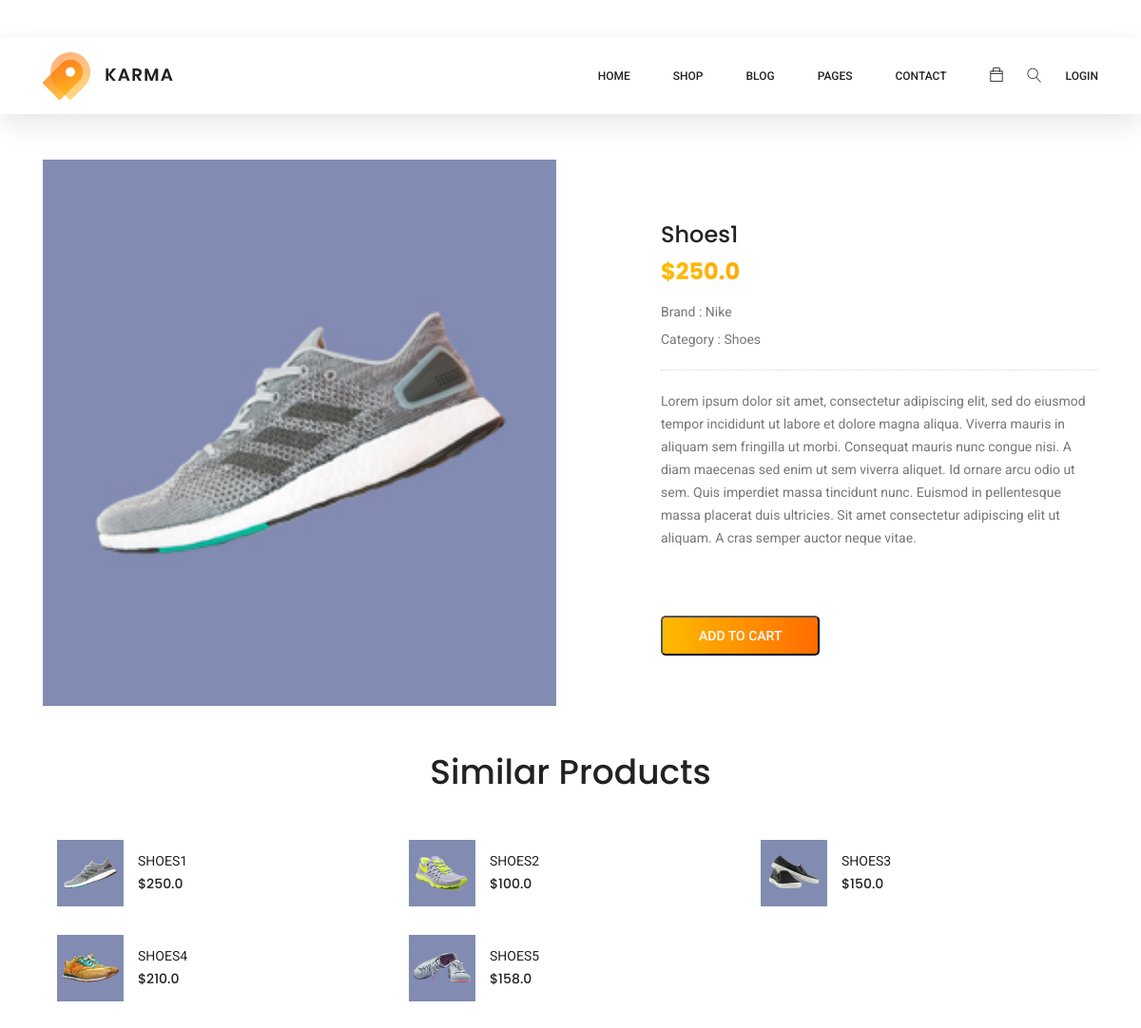
The app's page /product/2 with its own data.
### mainapp/models.py (models this page shows, shortened)
class Product(models.Model):
    name = models.CharField(max_length=51)
    brand = models.ForeignKey(to=Brand, on_delete=models.CASCADE)
    category = models.ForeignKey(to=Category, on_delete=models.CASCADE)
    qty = models.IntegerField()
    img = models.ImageField(upload_to="products/")
    price = models.FloatField(default=0.0)
    description = models.TextField()

class Brand(models.Model):
    name = models.CharField(max_length=51)
    def __str__(self) -> str:
        return self.name

class Category(models.Model):
    name = models.CharField(max_length=51)
    def __str__(self) -> str:
        return self.name

### mainapp/views.py (the view)
# urls.py: path("product/<int:id>", views.ProductView.as_view(), name="product"),
class ProductView(TemplateView):
    template_name = "mainapp/product.html"
    def get(self, request, *args, **kwargs):
        context = self.get_context_data(**kwargs)
        id = kwargs.get("id")
        product = Product.objects.get(id=id)
        similar_products = Product.objects.filter(brand=product.brand)[:4]
        similar_products2 = Product.objects.filter(
            category=product.category)[:5]
        similar_products = similar_products | similar_products2
        context["product"] = product
        context["similar_product"] = similar_products
        return self.render_to_response(context)

### mainapp/templates/mainapp/product.html (shortened to what this page needs)
{% extends 'mainapp/base.html' %}
{% load static %}
{%block body%}
<div class="product_image_area">
    <div class="container">
        <div class="row s_product_inner">
            <div class="col-lg-6">
                <div class="s_Product_carousel">
                    <div class="single-prd-item">
                        <img class="img-fluid" width="540" height="583.78" src="{{product.img.url}}" alt="">
                    </div>
                </div>
            </div>
            <div class="col-lg-5 offset-lg-1">
                <div class="s_product_text">
                    <h3>{{product.name}}</h3>
                    <h2>${{product.price}}</h2>
                    <ul class="list">
                        <li><span>Brand : {{product.brand}}</span></li>
                        <li><span>Category : {{product.category}}</span></li>
                    </ul>
                    <p>{{product.description}}</p>
                    <div class="card_area d-flex align-items-center">
                        <button class="primary-btn" onclick="addToCart('{{product.id}}')">Add to Cart</button>
                    </div>
                </div>
            </div>
        </div>
    </div>
</div>
<section class="related-product-area section_gap_bottom">
    <div class="container">
        <div class="row justify-content-center mt-5">
            <div class="col-lg-6 text-center">
                <div class="section-title">
                    <h1>Similar Products</h1>
                </div>
            </div>
        </div>
        <div class="container">
            <div class=" row">
                {% for product in similar_product %}
                <div class="col-lg-4 col-md-4 col-sm-6 mb-20">
                    <div class="single-related-product d-flex">
                        <a href="#"><img width="70" height="70" src="{{product.img.url}}" alt=""></a>
                        <div class="desc">
                            <a href="{% url 'product' id=product.id %}" class="title">{{product.name}}</a>
                            <div class="price">
                                <h6>${{product.price}}</h6>
                            </div>
                        </div>
                    </div>
                </div>
                {% endfor %}
            </div>
        </div>
    </div>
</section>
{%endblock%}

### records on screen
Product: img (picture), name "Shoes1", price "250.0", brand "Nike", category "Shoes", description "Lorem ipsum dolor sit amet, consectetur adipiscing elit, sed do eiusmod tempor incididunt ut labore et dolore magna aliqua. Viverra mauris in aliquam sem fringilla ut morbi. Consequat mauris nunc congue nisi. A diam maecenas sed enim ut sem viverra aliquet. Id ornare arcu odio ut sem. Quis imperdiet massa tincidunt nunc. Euismod in pellentesque massa placerat duis ultricies. Sit amet consectetur adipiscing elit ut aliquam. A cras semper auctor neque vitae.", name "SHOES1"
Product: img (picture), name "SHOES2", price "100.0"
Product: img (picture), name "SHOES3", price "150.0"
Product: img (picture), name "SHOES4", price "210.0"
Product: img (picture), name "SHOES5", price "158.0"
